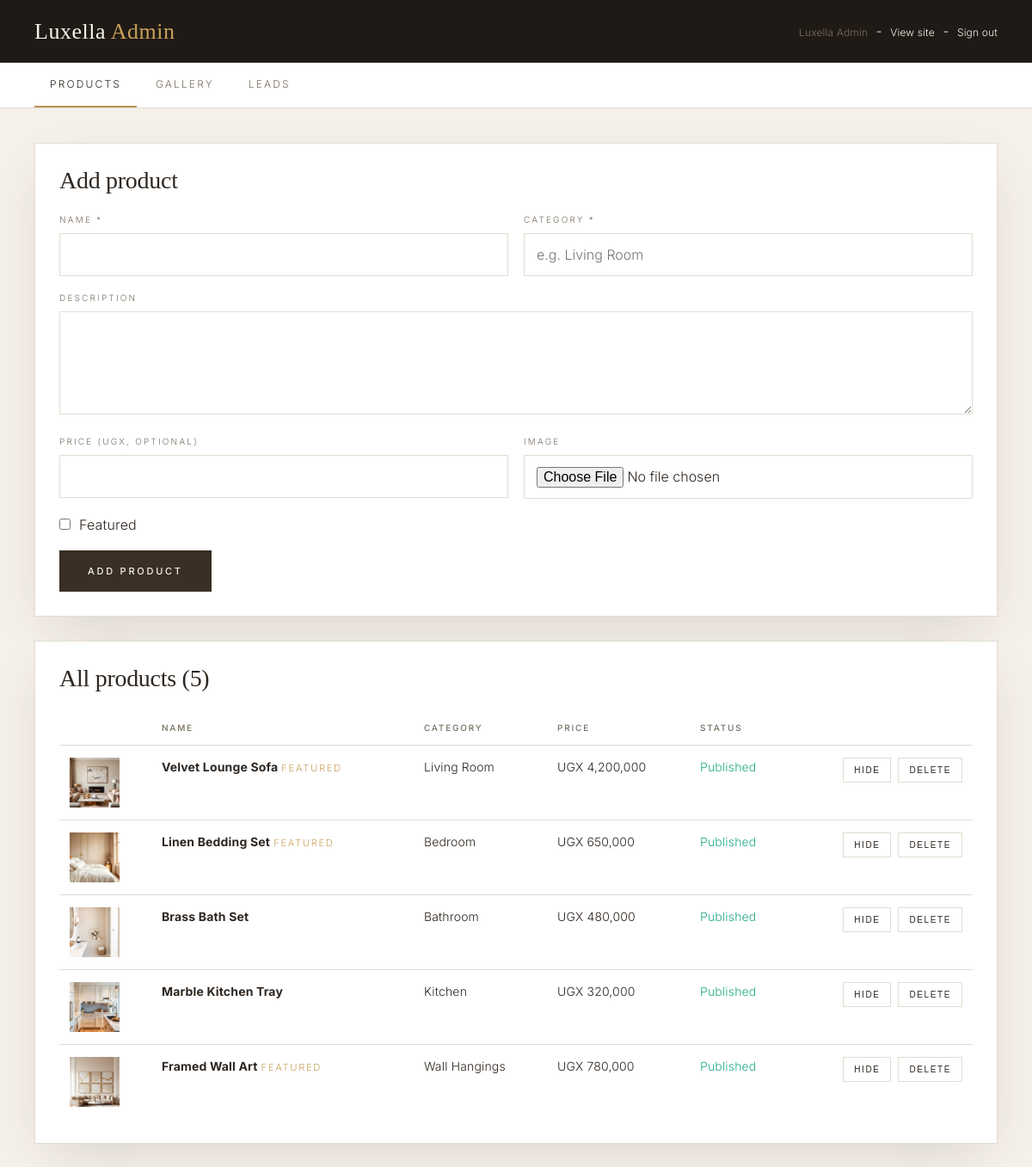
The page /admin/index.php (signed in) on the database its author committed.
### tables this page shows
CREATE TABLE IF NOT EXISTS products (
  id INT AUTO_INCREMENT PRIMARY KEY,
  name VARCHAR(160) NOT NULL,
  category VARCHAR(80) NOT NULL,
  description TEXT,
  price_ugx INT DEFAULT NULL,
  image_url VARCHAR(500) DEFAULT NULL,
  featured TINYINT(1) NOT NULL DEFAULT 0,
  published TINYINT(1) NOT NULL DEFAULT 1,
  sort_order INT NOT NULL DEFAULT 0,
  created_at TIMESTAMP DEFAULT CURRENT_TIMESTAMP,
  INDEX (category), INDEX (published)
);

### includes/config.php (called while the page is built, shortened)
<?php
function db(): mysqli {
    static $mysqli = null;
    if ($mysqli === null) {
        $mysqli = @new mysqli(DB_HOST, DB_USER, DB_PASS, DB_NAME, DB_PORT);
        $mysqli->set_charset('utf8mb4');
    }
    return $mysqli;
}
function e($s){ return htmlspecialchars((string)$s, ENT_QUOTES, 'UTF-8'); }
function url($path = '') {
    $base = rtrim(BASE_URL, '/');
    $path = ltrim((string)$path, '/');
    return ($base === '' ? '' : $base) . '/' . $path;
}

### admin/index.php (the view, shortened to what this page needs)
<?php
require_once __DIR__ . '/../includes/config.php';
$rows = db()->query('SELECT * FROM products ORDER BY created_at DESC');
include __DIR__ . '/_layout.php';
?>
<div class="card">
  <h2>Add product</h2>
  <form method="post" enctype="multipart/form-data">
    <div class="row">
      <div class="fld"><label>Name *</label><input name="name" required maxlength="160"></div>
      <div class="fld"><label>Category *</label><input name="category" required maxlength="80" placeholder="e.g. Living Room"></div>
    </div>
    <div class="fld"><label>Description</label><textarea name="description" maxlength="800"></textarea></div>
    <div class="row">
      <div class="fld"><label>Price (UGX, optional)</label><input name="price_ugx" type="number" min="0"></div>
      <div class="fld"><label>Image</label><input name="image" type="file" accept="image/*"></div>
    </div>
    <label style="display:flex;gap:10px;align-items:center;margin-bottom:18px"><input type="checkbox" name="featured"> Featured</label>
    <button class="btn btn-primary">Add product</button>
  </form>
</div>
<div class="card">
  <h2>All products (<?= $rows->num_rows ?>)</h2>
  <table class="table">
    <thead><tr><th></th><th>Name</th><th>Category</th><th>Price</th><th>Status</th><th></th></tr></thead>
    <tbody>
    <?php while ($p = $rows->fetch_assoc()): ?>
      <tr>
        <td><?php if ($p['image_url']): ?><img src="<?= url(e($p['image_url'])) ?>" alt=""><?php endif; ?></td>
        <td><strong><?= e($p['name']) ?></strong><?php if ($p['featured']): ?> <span style="color:var(--gold);font-size:.7rem;letter-spacing:.15em">FEATURED</span><?php endif; ?></td>
        <td><?= e($p['category']) ?></td>
        <td><?= $p['price_ugx'] ? 'UGX ' . number_format((int)$p['price_ugx']) : '-' ?></td>
        <td><?= $p['published'] ? '<span style="color:#2a8">Published</span>' : '<span class="muted">Hidden</span>' ?></td>
        <td><div class="actions">
          <form method="post" style="display:inline"><button><?= $p['published']?'Hide':'Publish' ?></button></form>
          <form method="post" style="display:inline" onsubmit="return confirm('Delete this product?')"><button class="del">Delete</button></form>
        </div></td>
      </tr>
    <?php endwhile; ?>
    </tbody>
  </table>
</div>
<?php include __DIR__ . '/_footer.php'; ?>

### assets/css/style.css (style rules this page uses)
:root { --background:#f7f3ec; --foreground:#2e2620; --card:#ffffff; --muted:#efeae1; --muted-fg:#7a6f63; --border:#e3ddd1; --primary:#3a2f24; --primary-fg:#f7f3ec; --accent:#b89255; --accent-fg:#2e2620; --gold:#c8a05a; --gold-soft:#e3c890; --ink:#1f1a15; --shadow-soft:0 20px 60px -20px rgba(58,47,36,.18); --shadow-gold:0 12px 40px -12px rgba(184,146,85,.35); --ease:cubic-bezier(.22,1,.36,1); }
* { box-sizing:border-box;margin:0;padding:0 }
html { scroll-behavior:smooth }
body { font-family:'Inter',system-ui,sans-serif; font-weight:300; letter-spacing:.01em; background:var(--background); color:var(--foreground); -webkit-font-smoothing:antialiased; line-height:1.5; }
img { max-width:100%;display:block }
h1,h2,h3,h4,h5,.display { font-family:'Cormorant Garamond',serif; font-weight:400; letter-spacing:-.01em; line-height:1.1; }
.btn { display:inline-flex;align-items:center;gap:12px; padding:16px 32px; font-size:11px;text-transform:uppercase;letter-spacing:.25em; border:1px solid transparent;cursor:pointer; transition:all .5s var(--ease); font-family:inherit;font-weight:500; }
.btn-primary { background:var(--primary);color:var(--primary-fg) }
.admin-wrap { background:#f5f0e8;color:var(--foreground);min-height:100vh }
.card { background:#fff;border:1px solid var(--border);box-shadow:var(--shadow-soft);padding:28px;margin-bottom:28px }
.card h2 { font-size:28px;margin-bottom:22px }
.row { display:grid;grid-template-columns:1fr;gap:18px }
@media (min-width:768px) { .row { grid-template-columns:1fr 1fr } }
.fld { margin-bottom:18px }
.fld label { display:block;font-size:10px;text-transform:uppercase;letter-spacing:.22em;color:var(--muted-fg);margin-bottom:8px }
.fld input,.fld textarea { width:100%;border:1px solid var(--border);background:#fff;color:var(--foreground); padding:12px 14px;font:inherit;outline:none;transition:border-color .25s,box-shadow .25s; }
.fld textarea { min-height:120px;resize:vertical }
.table { width:100%;border-collapse:collapse;font-size:14px }
.table th { font-size:10px;text-transform:uppercase;letter-spacing:.18em;color:var(--muted-fg);text-align:left;padding:12px;border-bottom:1px solid var(--border);font-weight:500 }
.table td { padding:14px 12px;border-bottom:1px solid var(--border);vertical-align:top }
.table tr:last-child td { border-bottom:none }
.table img { width:58px;height:58px;object-fit:cover;background:var(--muted) }
.actions { display:flex;flex-wrap:wrap;gap:8px;justify-content:flex-end }
.actions button,.del { border:1px solid var(--border);background:#fff;color:var(--foreground); padding:8px 12px;font-size:10px;text-transform:uppercase;letter-spacing:.16em;cursor:pointer; }

### rows shown on the page
products: image_url (picture), name "Velvet Lounge Sofa", featured "FEATURED", category "Living Room", price_ugx "4,200,000", published "Published"
products: image_url (picture), name "Linen Bedding Set", featured "FEATURED", category "Bedroom", price_ugx "650,000", published "Published"
products: image_url (picture), name "Brass Bath Set", category "Bathroom", price_ugx "480,000", published "Published"
products: image_url (picture), name "Marble Kitchen Tray", category "Kitchen", price_ugx "320,000", published "Published"
products: image_url (picture), name "Framed Wall Art", featured "FEATURED", category "Wall Hangings", price_ugx "780,000", published "Published"

### other values the page prints
$_SESSION['admin_name'] "Luxella Admin"
$rows->num_rows "5"
